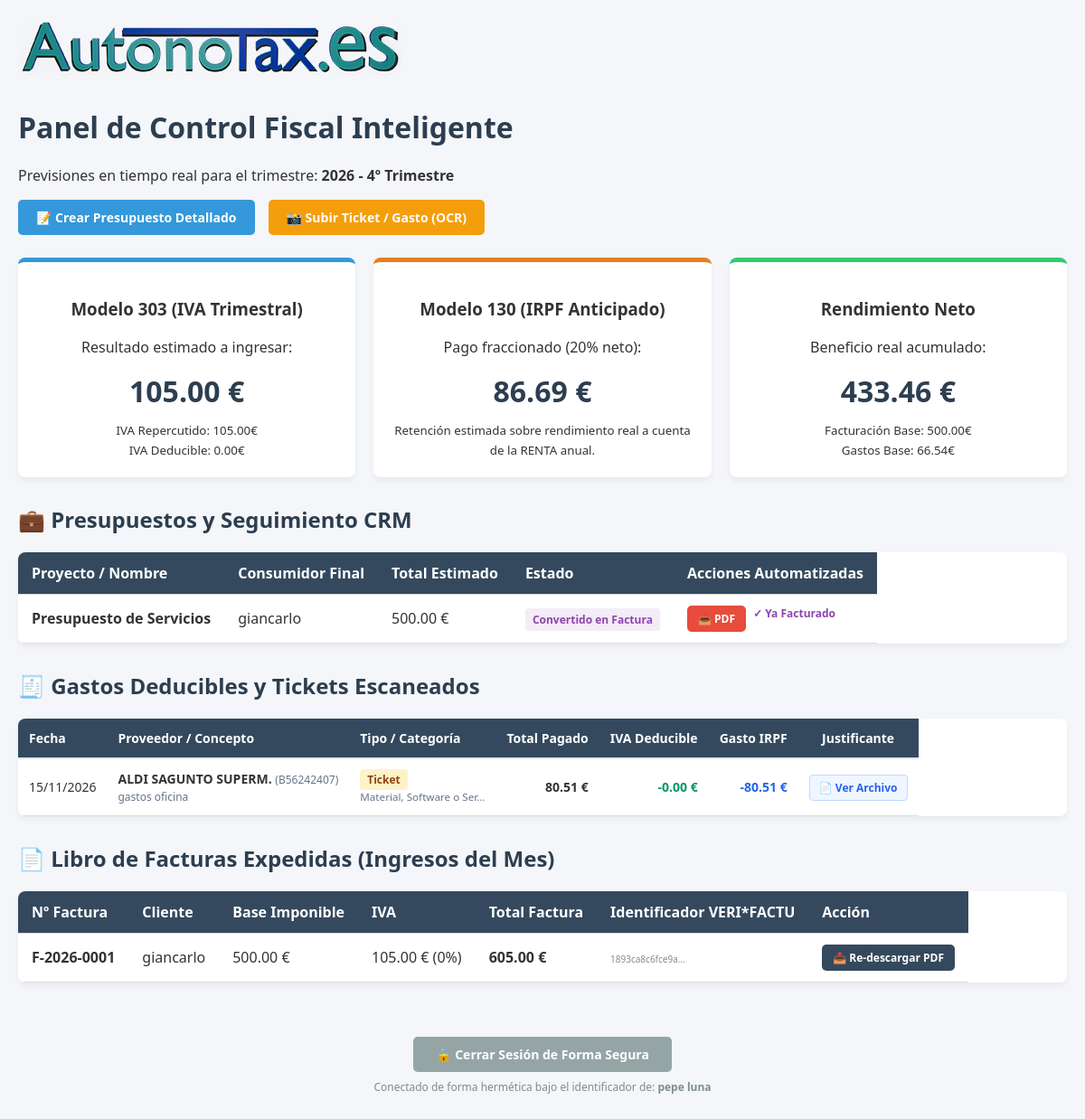
Page /dashboard/ (signed in) on the earlier database version.
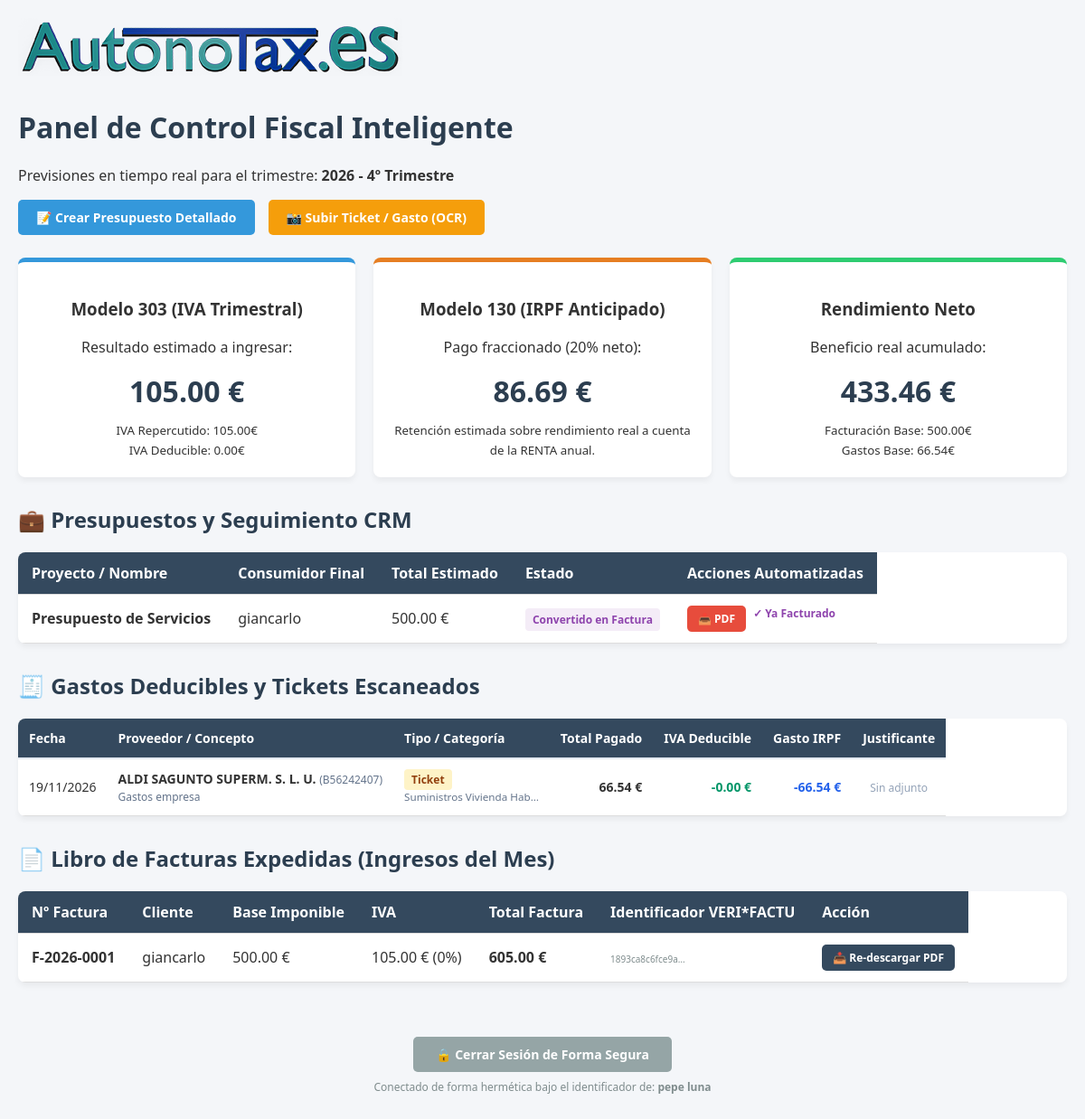
Same page on the later database version.
### fiscalidad/models.py (models this page shows, shortened)
class Cotizacion(models.Model):
    ESTADOS = [
        ('BORRADOR', 'Borrador / En edición'),
        ('ENVIADO', 'Enviado al Cliente'),
        ('ACEPTADO', 'Aceptado (Listo para facturar)'),
        ('FACTURADO', 'Convertido en Factura'),
    ]
    autonomo = models.ForeignKey(PerfilAutonomo, on_delete=models.CASCADE, related_name='cotizaciones')
    cliente = models.ForeignKey(Cliente, on_delete=models.PROTECT, related_name='cotizaciones', null=True)
    titulo_proyecto = models.CharField(max_length=250)
    mostrar_logo = models.BooleanField(default=True, help_text="Indica si se muestra el logo o el nombre fiscal en el PDF")
    cliente_nombre = models.CharField(max_length=150, blank=True)
    cliente_nif = models.CharField(max_length=15, blank=True)
    cliente_telefono = models.CharField(max_length=20, blank=True)
    cliente_email = models.EmailField(blank=True)
    estado = models.CharField(max_length=10, choices=ESTADOS, default='BORRADOR')
    fecha_creacion = models.DateField(auto_now_add=True)
    @property
    def total_base_imponible(self) -> Decimal:
        total = sum(linea.coste_total for linea in self.lineas.all())
        return Decimal(total).quantize(Decimal('0.01'))

class LineaCotizacion(models.Model):
    cotizacion = models.ForeignKey(Cotizacion, on_delete=models.CASCADE, related_name='lineas')
    descripcion_elemento = models.CharField(max_length=250)
    width = models.PositiveIntegerField(default=1) # Cantidad
    precio_unitario = models.DecimalField(max_digits=10, decimal_places=2)
    @property
    def coste_total(self) -> Decimal:
        return (Decimal(self.width) * self.precio_unitario).quantize(Decimal('0.01'))

class GastoRecibido(models.Model):
    CATEGORIAS_HACIENDA = [
        ('ALM', 'Arrendamientos y cánones (Alquileres)'),
        ('CON', 'Conservación y reparación'),
        ('SPS', 'Servicios de profesionales independientes'),
        ('SUR', 'Suministros (Agua, Luz, Gas, Internet)'),
        ('TRA', 'Transportes y desplazamientos públicos'),
        ('PBL', 'Publicidad y relaciones públicas'),
        ('OEX', 'Otros gastos fiscalmente deducibles'),
    ]
    ESTADOS_PAGO = [('PENDIENTE', 'Por Pagar'), ('PAGADO', 'Pagada')]
    autonomo = models.ForeignKey(PerfilAutonomo, on_delete=models.CASCADE, related_name='gastos_recibidos')
    proveedor_nombre = models.CharField(max_length=150)
    proveedor_nif = models.CharField(max_length=15)
    numero_factura_recibida = models.CharField(max_length=50)
    fecha_gasto = models.DateField()
    categoria = models.CharField(max_length=3, choices=CATEGORIAS_HACIENDA, default='OEX')
    base_imponible = models.DecimalField(max_digits=12, decimal_places=2)
    porcentaje_iva = models.DecimalField(max_digits=4, decimal_places=2, default=Decimal('0.21'))
    estado_pago = models.CharField(max_length=10, choices=ESTADOS_PAGO, default='PENDIENTE')
    fecha_pago_real = models.DateField(null=True, blank=True)

class FacturaEmitida(models.Model):
    TIPOS_SERIE = [
        ('ORDINARIA', 'Serie F (Ordinaria / Venta)'),
        ('RECTIFICATIVA', 'Serie R (Rectificativa / Modificación)'),
    ]
    TIPOS_IVA = [
        (Decimal('0.21'), '21% (General)'),
        (Decimal('0.10'), '10% (Reducido)'),
        (Decimal('0.04'), '4% (Superreducido)'),
        (Decimal('0.00'), '0% (Exento)'),
    ]
    autonomo = models.ForeignKey(PerfilAutonomo, on_delete=models.CASCADE, related_name='facturas_emitidas')
    cliente = models.ForeignKey(Cliente, on_delete=models.PROTECT, related_name='facturas', null=True, help_text="Cliente desde la base de datos CRM")
    tipo_serie = models.CharField(max_length=15, choices=TIPOS_SERIE, default='ORDINARIA')
    numero_factura = models.CharField(max_length=50)
    fecha_emision = models.DateField(auto_now_add=True)
    fecha_operacion = models.DateField(default=datetime.date.today)
    cliente_nombre = models.CharField(max_length=150, blank=True)
    cliente_nif = models.CharField(max_length=15, blank=True)
    cliente_domicilio = models.CharField(max_length=255, blank=True)
    concepto = models.CharField(max_length=250, default="Servicios profesionales prestados")
    base_imponible = models.DecimalField(max_digits=12, decimal_places=2)
    porcentaje_iva = models.DecimalField(max_digits=4, decimal_places=2, choices=TIPOS_IVA, default=Decimal('0.21'))
    hash_verifactu = models.CharField(max_length=64, blank=True)
    class Meta:
        unique_together = ('autonomo', 'numero_factura')
        ordering = ['fecha_emision', 'numero_factura']
    @property
    def total_iva(self) -> Decimal:
        return (self.base_imponible * self.porcentaje_iva).quantize(Decimal('0.01'))
    @property
    def total_factura(self) -> Decimal:
        return (self.base_imponible + self.total_iva).quantize(Decimal('0.01'))

### fiscalidad/views.py (the view)
# urls.py: path('dashboard/', views.dashboard_fiscal, name='dashboard_fiscal'),
@login_required
def dashboard_fiscal(request):
    try:
        perfil = request.user.perfil
    except PerfilAutonomo.DoesNotExist:
        return render(request, 'fiscalidad/no_perfil.html')
    hoy = datetime.date.today()
    trimestre_actual = (hoy.month - 1) // 3 + 1
    from .services import calcular_impuestos_trimestre
    datos_fiscales = calcular_impuestos_trimestre(perfil, hoy.year, trimestre_actual)
    gastos_mes = GastoRecibido.objects.filter(autonomo=perfil).order_by('-fecha_gasto', '-id')
    facturas_mes = FacturaEmitida.objects.filter(autonomo=perfil, fecha_emision__year=hoy.year, fecha_emision__month=hoy.month)
    cotizaciones_usuario = Cotizacion.objects.filter(autonomo=perfil).order_by('-fecha_creacion')
    context = {
        'datos_fiscales': datos_fiscales,
        'gastos_mes': gastos_mes,
        'facturas_mes': facturas_mes,
        'cotizaciones_usuario': cotizaciones_usuario,
    }
    return render(request, 'fiscalidad/dashboard.html', context)

### fiscalidad/templates/fiscalidad/dashboard.html (shortened to what this page needs)
{% load static %}
<!DOCTYPE html>
<html lang="es">
<head>
    <link rel="stylesheet" href="{% static 'CSS/mobile.css' %}">
</head>
<body>
    <div class="container">
        <div class="topimg">
            <img src="{% static 'images/autonotax.png' %}" alt="Logo Plataforma Autónomos">
        </div>
        <div class="toptittle">
            <h1>Panel de Control Fiscal Inteligente</h1>
            <p>Previsiones en tiempo real para el trimestre: <strong>{{ datos_fiscales.ejercicio }} - {{ datos_fiscales.trimestre }}</strong></p>
        </div>
        <div class="acciones-cabecera">
            <a href="{% url 'crear_cotizacion' %}" class="btn" style="background: #3498db;">📝 Crear Presupuesto Detallado</a>
            <a href="{% url 'registrar_gasto_ocr' %}" class="btn" style="background: #f59e0b;">📸 Subir Ticket / Gasto (OCR)</a>
        </div>
        <div class="grid-impuestos">
            <div class="card card-impuesto">
                <h3>Modelo 303 (IVA Trimestral)</h3>
                <p>Resultado estimado a ingresar:</p>
                <div class="monto">{{ datos_fiscales.modelo_303_iva_a_ingresar }} €</div>
                <small>IVA Repercutido: {{ datos_fiscales.resumen_ingresos.iva_repercutido }}€<br>IVA Deducible: {{ datos_fiscales.resumen_gastos.iva_deducible }}€</small>
            </div>
            <div class="card card-impuesto irpf">
                <h3>Modelo 130 (IRPF Anticipado)</h3>
                <p>Pago fraccionado (20% neto):</p>
                <div class="monto">{{ datos_fiscales.modelo_130_irpf_a_ingresar }} €</div>
                <small>Retención estimada sobre rendimiento real a cuenta de la RENTA anual.</small>
            </div>
            <div class="card card-impuesto rendimiento">
                <h3>Rendimiento Neto</h3>
                <p>Beneficio real acumulado:</p>
                <div class="monto">{{ datos_fiscales.rendimiento_neto_actividad }} €</div>
                <small>Facturación Base: {{ datos_fiscales.resumen_ingresos.base_imponible_total }}€<br>Gastos Base: {{ datos_fiscales.resumen_gastos.base_imponible_total }}€</small>
            </div>
        </div>
        <h2>💼 Presupuestos y Seguimiento CRM</h2>
        <table>
            <thead>
                <tr>
                    <th>Proyecto / Nombre</th>
                    <th>Consumidor Final</th>
                    <th>Total Estimado</th>
                    <th>Estado</th>
                    <th>Acciones Automatizadas</th>
                </tr>
            </thead>
            <tbody>
                {% for cotizacion in cotizaciones_usuario %}
                <tr>
                    <td><strong>{{ cotizacion.titulo_proyecto }}</strong></td>
                    <td>{{ cotizacion.cliente_nombre }}</td>
                    <td>{{ cotizacion.total_base_imponible }} €</td>
                    <td>
                        <span class="badge badge-{{ cotizacion.estado|lower }}">
                            {{ cotizacion.get_estado_display }}
                        </span>
                    </td>
                    <td>
                        <div class="flex-acciones">
                            <a href="{% url 'descargar_cotizacion_pdf' cotizacion.id %}" class="btn btn-pdf">📥 PDF</a>
                            {% if cotizacion.estado != 'FACTURADO' %}
                                <a href="{% url 'enviar_whatsapp_cotizacion' cotizacion.id %}" target="_blank" class="btn btn-ws">💬 WhatsApp</a>
                                <a href="{% url 'convertir_a_factura' cotizacion.id %}" class="btn btn-convertir">💼 Facturar</a>
                            {% else %}
                                <span style="color: #8e44ad; font-size: 12px; font-weight: bold;">✓ Ya Facturado</span>
                            {% endif %}
                        </div>
                    </td>
                </tr>
                {% empty %}
                <tr>
                    <td colspan="5" style="text-align: center; color: #7f8c8d;">No tienes presupuestos registrados.</td>
                </tr>
                {% endfor %}
            </tbody>
        </table>
        <h2>🧾 Gastos Deducibles y Tickets Escaneados</h2>
            {% if gastos_mes %}
            <table style="width: 100%; border-collapse: collapse; font-size: 14px;">
                <thead>
                    <tr style="background: #f8fafc; border-bottom: 2px solid #e2e8f0; text-align: left; color: #475569;">
                        <th style="padding: 12px;">Fecha</th>
                        <th style="padding: 12px;">Proveedor / Concepto</th>
                        <th style="padding: 12px;">Tipo / Categoría</th>
                        <th style="padding: 12px; text-align: right;">Total Pagado</th>
                        <th style="padding: 12px; text-align: right;">IVA Deducible</th>
                        <th style="padding: 12px; text-align: right;">Gasto IRPF</th>
                        <th style="padding: 12px; text-align: center;">Justificante</th>
                    </tr>
                </thead>
                <tbody>
                    {% for gasto in gastos_mes %}
                    <tr style="border-bottom: 1px solid #f1f5f9;">
                        <td style="padding: 12px; white-space: nowrap;">{{ gasto.fecha_gasto|date:"d/m/Y" }}</td>
                        <td style="padding: 12px;">
                            <strong>{{ gasto.proveedor_nombre }}</strong>
                            {% if gasto.proveedor_nif %}<span style="color: #64748b; font-size: 12px;">({{ gasto.proveedor_nif }})</span>{% endif %}
                            <br><span style="color: #64748b; font-size: 12px;">{{ gasto.concepto }}</span>
                        </td>
                        <td style="padding: 12px;">
                            {% if gasto.tipo_documento == 'FACTURA' %}
                                <span style="background: #dcfce7; color: #166534; padding: 3px 8px; border-radius: 4px; font-size: 12px; font-weight: bold;">Factura</span>
                            {% else %}
                                <span style="background: #fef3c7; color: #92400e; padding: 3px 8px; border-radius: 4px; font-size: 12px; font-weight: bold;">Ticket</span>
                            {% endif %}
                            <br><small style="color: #64748b;">{{ gasto.get_categoria_display|truncatechars:25 }}</small>
                        </td>
                        <td style="padding: 12px; text-align: right; font-weight: bold;">{{ gasto.total_gasto }} €</td>
                        <td style="padding: 12px; text-align: right; color: #059669; font-weight: bold;">-{{ gasto.iva_deducible }} €</td>
                        <td style="padding: 12px; text-align: right; color: #2563eb; font-weight: bold;">-{{ gasto.gasto_deducible_irpf }} €</td>
                        <td style="padding: 12px; text-align: center;">
                            {% if gasto.imagen_justificante %}
                                <a href="{{ gasto.imagen_justificante.url }}" target="_blank" style="background: #eff6ff; color: #2563eb; padding: 5px 10px; border-radius: 4px; text-decoration: none; font-size: 12px; font-weight: bold; border: 1px solid #bfdbfe;">
                                    📄 Ver Archivo
                                </a>
                            {% else %}
                                <span style="color: #94a3b8; font-size: 12px;">Sin adjunto</span>
                            {% endif %}
                        </td>
                    </tr>
                    {% endfor %}
                </tbody>
            </table>
            {% else %}
                <p style="color: #64748b; text-align: center; padding: 20px; background: #f8fafc; border-radius: 6px;">
                    Aún no has registrado gastos este trimestre. Sube una foto de tu primer ticket o factura para descontar impuestos.
                </p>
            {% endif %}
        <h2>📄 Libro de Facturas Expedidas (Ingresos del Mes)</h2>
        <table>
            <thead>
                <tr>
                    <th>Nº Factura</th>
                    <th>Cliente</th>
                    <th>Base Imponible</th>
                    <th>IVA</th>
                    <th>Total Factura</th>
                    <th>Identificador VERI*FACTU</th>
                    <th>Acción</th>
                </tr>
            </thead>
            <tbody>
                {% for factura in facturas_mes %}
                <tr>
                    <td><strong>{{ factura.numero_factura }}</strong></td>
                    <td>{{ factura.cliente_nombre }}</td>
                    <td>{{ factura.base_imponible }} €</td>
                    <td>{{ factura.total_iva }} € ({% if factura.porcentaje_iva == 0.21 %}21%{% elif factura.porcentaje_iva == 0.10 %}10%{% elif factura.porcentaje_iva == 0.04 %}4%{% else %}0%{% endif %})</td>
                    <td><strong>{{ factura.total_factura }} €</strong></td>
                    <td><font fontName="Courier" size="1" style="color: #7f8c8d;">{{ factura.hash_verifactu|truncatechars:15 }}</font></td>
                    <td><a href="{% url 'descargar_factura_pdf' factura.id %}" class="btn btn-pdf" style="background: #34495e;">📥 Re-descargar PDF</a></td>
                </tr>
                {% empty %}
                <tr>
                    <td colspan="7" style="text-align: center; color: #7f8c8d;">No se han expedido facturas oficiales en este mes.</td>
                </tr>
                {% endfor %}
            </tbody>
        </table>
    </div>
    <div style="margin-top: 40px; border-top: 1fr solid #ddd; padding-top: 20px; text-align: center;">
        <a href="{% url 'logout_usuario' %}" class="btn" style="background: #95a5a6; padding: 10px 25px;">🔒 Cerrar Sesión de Forma Segura</a>
        <p style="color: #7f8c8d; font-size: 12px; margin-top: 8px;">Conectado de forma hermética bajo el identificador de: <strong>{{ request.user.username }}</strong></p>
    </div>
</body>
</html>

Differences in the rows shown:
removed GastoRecibido: fecha_gasto "15/11/2026", proveedor_nombre "ALDI SAGUNTO SUPERM.", proveedor_nif "B56242407", concepto "gastos oficina", tipo_documento "Ticket", categoria "Material, Software o Ser…", total_gasto "80.51", iva_deducible "0.00", gasto_deducible_irpf "80.51"
added GastoRecibido: fecha_gasto "19/11/2026", proveedor_nombre "ALDI SAGUNTO SUPERM. S. L. U.", proveedor_nif "B56242407", concepto "Gastos empresa", tipo_documento "Ticket", categoria "Suministros Vivienda Hab…", total_gasto "66.54", iva_deducible "0.00", gasto_deducible_irpf "66.54", imagen_justificante "Sin adjunto"
